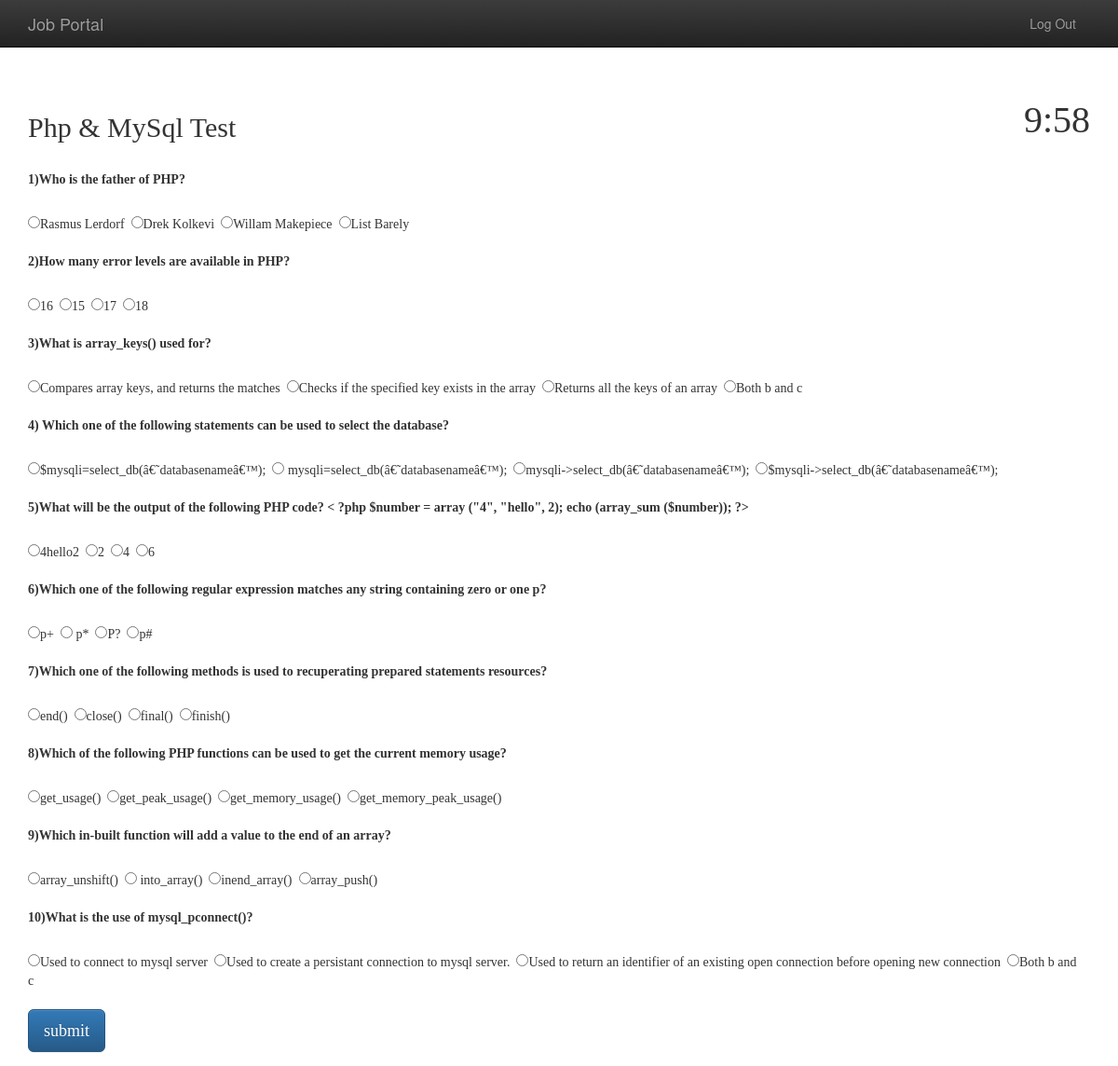
The app's page /test3.php (signed in) with its own data.
### tables this page shows
CREATE TABLE IF NOT EXISTS `gen` (
  `id` int(100) NOT NULL AUTO_INCREMENT,
  `tests` varchar(100) NOT NULL,
  `que` varchar(300) NOT NULL,
  `option1` varchar(200) NOT NULL,
  `option2` varchar(200) NOT NULL,
  `option3` varchar(200) NOT NULL,
  `option4` varchar(200) NOT NULL,
  `answers` varchar(100) NOT NULL,
  PRIMARY KEY (`id`)
);

### test3.php (the view, shortened to what this page needs)
<html>
<head>
<link rel="stylesheet" text="text/css" href="css/bootstrap.min.css">
<link rel="stylesheet" text="text/css" href="css/bootstrap-theme.min.css">
<link rel="stylesheet" text="text/css" href="css/style.css">
</head>
<body>
<nav class="navbar navbar-inverse navbar-fixed-top" id="my-navbar">
<div class="container">
<div class="nav-header logo">
<a href="index.php" class="navbar-brand pull-left">Job Portal</a>
</div>
<div class="collapse navbar-collapse menu">
<ul class="nav navbar-nav pull-right" >
<li><a href="alogout.php">Log Out</a></li>
</ul>
</div>
</div>
</nav>
<div class="container text-left"  style="margin-top:100px;font-style:bold;font-family:Times New Roman">
<div id="countdown" class="pull-right" style="font-style:bold;font-size:40px;">00:00</div>
<h2>Php & MySql Test</h2><br/>
<form   action=" " method="post">
<div class="form-group">
<?php
	if(isset($_SESSION['id']))
	{
			$sql="select * from gen where tests='Php&MySql' ORDER BY RAND() LIMIT 10";
			$res=mysql_query($sql) or die(mysql_error());
			$i=1;
			while($row=mysql_fetch_array($res))
			{
				echo "<label>";
				echo $i;
				echo ")".$row['que']."</label><br/><br/>";?>
				<?php
				echo "<input type='radio' name='ans1".$i."'  class='gr1' value=1 onclick='chkcontrol(0)';>" .$row['option1']."&nbsp&nbsp";
				echo "<input type='radio' name='ans1".$i."'  class='gr1' value=2 onclick='chkcontrol(1)';>" .$row['option2']."&nbsp&nbsp";
				echo "<input type='radio' name='ans1".$i."'  class='gr1' value=3 onclick='chkcontrol(2)';>" .$row['option3']."&nbsp&nbsp";
				echo "<input type='radio' name='ans1".$i."'  class='gr1' value=4 onclick='chkcontrol(3)';>" .$row['option4']."&nbsp&nbsp<br/><br/>";
				$i++;
			}
	}
?>
<input type="submit" value="submit" name="finish" class="btn btn-lg btn-primary" data-toggle="modal" data-target="#myModal">
</form>
</div>
</body>
</html>

### records on screen
gen: que "Who is the father of PHP?", option1 "Rasmus Lerdorf", option2 "Drek Kolkevi", option3 "Willam Makepiece", option4 "List Barely"
gen: que "How many error levels are available in PHP?", option1 "16", option2 "15", option3 "17", option4 "18"
gen: que "What is array_keys() used for?", option1 "Compares array keys, and returns the matches", option2 "Checks if the specified key exists in the array", option3 "Returns all the keys of an array", option4 "Both b and c"
gen: que "Which one of the following statements can be used to select the database?", option1 "$mysqli=select_db(â€˜databasenameâ€™);", option2 "mysqli=select_db(â€˜databasenameâ€™);", option3 "mysqli->select_db(â€˜databasenameâ€™);", option4 "$mysqli->select_db(â€˜databasenameâ€™);"
gen: que "What will be the output of the following PHP code? < ?php $number = array (\"4\", \"hello\", 2); echo (array_sum ($number)); ?>", option1 "4hello2", option2 "2", option3 "4", option4 "6"
gen: que "Which one of the following regular expression matches any string containing zero or one p?", option1 "p+", option2 "p*", option3 "P?", option4 "p#"
gen: que "Which one of the following methods is used to recuperating prepared statements resources?", option1 "end()", option2 "close()", option3 "final()", option4 "finish()"
gen: que "Which of the following PHP functions can be used to get the current memory usage?", option1 "get_usage()", option2 "get_peak_usage()", option3 "get_memory_usage()", option4 "get_memory_peak_usage()"
gen: que "Which in-built function will add a value to the end of an array?", option1 "array_unshift()", option2 "into_array()", option3 "inend_array()", option4 "array_push()"
gen: que "What is the use of mysql_pconnect()?", option1 "Used to connect to mysql server", option2 "Used to create a persistant connection to mysql server.", option3 "Used to return an identifier of an existing open connection before opening new connection", option4 "Both b and c"
